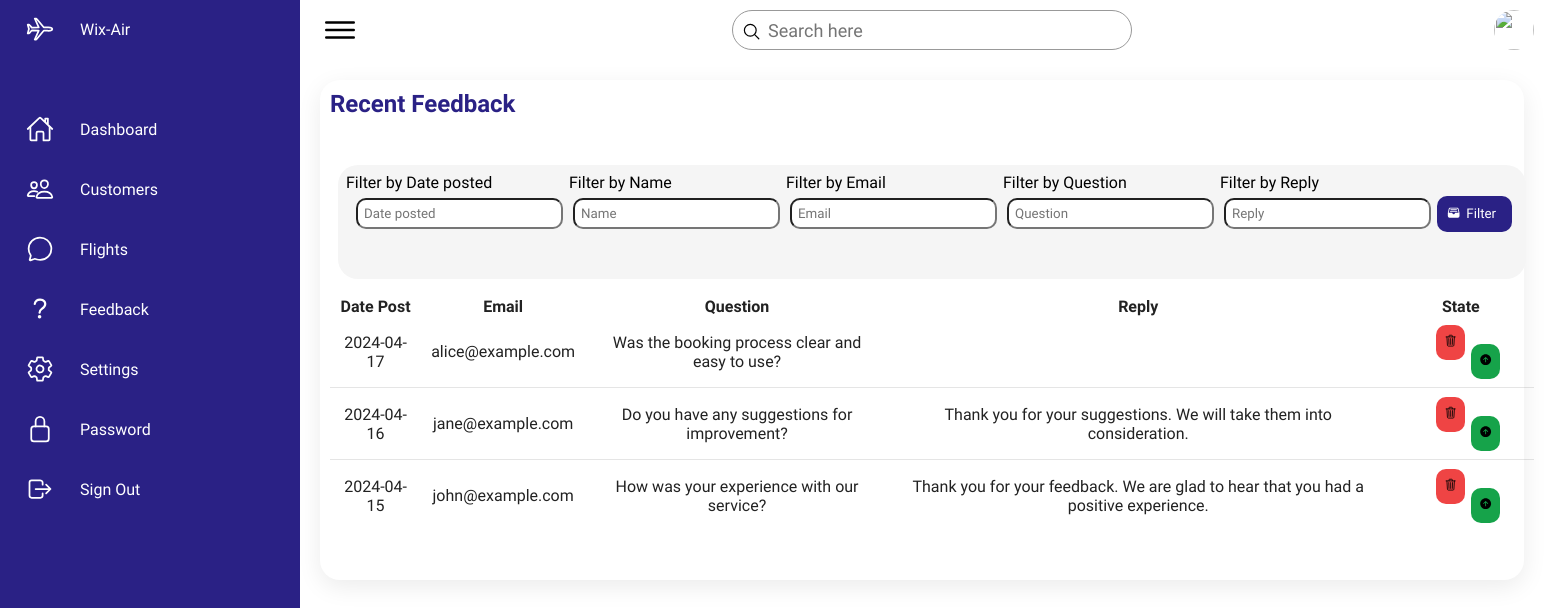
The app's page /Admin_pages/Admin/feedback/feedback.php with its own data.
### tables this page shows
CREATE TABLE feedback (
                          feedback_id INTEGER PRIMARY KEY AUTO_INCREMENT,
                          user_id INT NOT NULL,
                          email VARCHAR(30),
                          question VARCHAR(500) NOT NULL,
                          post_date DATE NOT NULL,
                          reply VARCHAR(500)
);

CREATE TABLE Registered_user
(
    User_ID INTEGER PRIMARY KEY AUTO_INCREMENT,
    Time_create TIMESTAMP DEFAULT CURRENT_TIMESTAMP,
    username VARCHAR(50) NOT NULL,
    name VARCHAR(30) NOT NULL,
    email VARCHAR(40) NOT NULL,
    password VARCHAR(40) NOT NULL,
    mobile_number VARCHAR(15) NOT NULL,
    bio VARCHAR(30),
    special_need VARCHAR(30),
    dob VARCHAR(15),
    passport VARCHAR(20),
    gender VARCHAR(10),
    city VARCHAR(30),
    postalcode VARCHAR(10),
    user_profile_img VARCHAR(255)
);

### Admin_pages/Admin/feedback/feedback.php (the view, shortened to what this page needs)
<?php
require_once("../../../php/dbconnection.php");
?>
    <!DOCTYPE html>
    <html lang="en">
    <head>
        <link rel="stylesheet" href="feedback.css">
    </head>
    <body>
    <div class="container">
        <div class="navigation">
            <ul>
                <li>
                    <a href="../Admin.php">
                    <span class="icon">
                        <ion-icon name="airplane-outline"></ion-icon>
                    </span>
                        <span class="title">Wix-Air</span>
                    </a>
                </li>
                <li>
                    <a href="../Admin.php">
                    <span class="icon">
                        <ion-icon name="home-outline"></ion-icon>
                    </span>
                        <span class="title">Dashboard</span>
                    </a>
                </li>
                <li>
                    <a href="../Customers/Customers.php">
                    <span class="icon">
                        <ion-icon name="people-outline"></ion-icon>
                    </span>
                        <span class="title">Customers</span>
                    </a>
                </li>
                <li>
                    <a href="../Flights/flight.php">
                    <span class="icon">
                        <ion-icon name="chatbubble-outline"></ion-icon>
                    </span>
                        <span class="title">Flights</span>
                    </a>
                </li>
                <li>
                    <a href="../feedback/feedback.php">
                    <span class="icon">
                        <ion-icon name="help-outline"></ion-icon>
                    </span>
                        <span class="title">Feedback</span>
                    </a>
                </li>
                <li>
                    <a href="../settings/settings.php">
                    <span class="icon">
                        <ion-icon name="settings-outline"></ion-icon>
                    </span>
                        <span class="title">Settings</span>
                    </a>
                </li>
                <li>
                    <a href="../password/password.php">
                    <span class="icon">
                        <ion-icon name="lock-closed-outline"></ion-icon>
                    </span>
                        <span class="title">Password</span>
                    </a>
                </li>
                <li>
                    <a href="../Signout/signout.php">
                    <span class="icon">
                        <ion-icon name="log-out-outline"></ion-icon>
                    </span>
                        <span class="title">Sign Out</span>
                    </a>
                </li>
            </ul>
        </div>
        <div class="main">
            <div class="topbar">
                <div class="toggle">
                    <ion-icon name="menu-outline"></ion-icon>
                </div>
                <div class="search">
                    <label>
                        <input type="text" placeholder="Search here">
                        <ion-icon name="search-outline"></ion-icon>
                    </label>
                </div>
                <div class="user">
                    <img src="assets/imgs/customer01.jpg" alt="">
                </div>
            </div>
            <div class="details">
                <div class="recentflights">
                    <div class="cardHeader">
                        <h2>Recent Feedback</h2>
                    </div>
                    <div id="filter_tab_div">
                        <div>
                            <div class="input1">
                                <label>Filter by Date posted</label>
                            </div>
                            <input id="Des" type="text" placeholder="Date posted">
                        </div>
                        <div>
                            <div class="input">
                                <label>Filter by Name</label>
                            </div>
                            <input id="Des2" type="text" placeholder="Name">
                        </div>
                        <div>
                            <div class="input">
                                <label>Filter by Email</label>
                            </div>
                            <input id="Des3" type="text" placeholder="Email">
                        </div>
                        <div>
                            <div class="input">
                                <label>Filter by Question</label>
                            </div>
                            <input id="Des4" type="text" placeholder="Question">
                        </div>
                        <div>
                            <div class="input">
                                <label>Filter by Reply</label>
                            </div>
                            <input id="Des5"type="text" placeholder="Reply">
                        </div>
                        <div>
                            <button id="fil_btn" onclick="filterTable()"><span><ion-icon name="file-tray-full"></ion-icon></span><span>Filter</span></button>
                        </div>
                    </div>
                    <?php
                    $sql = "SELECT f.*, u.username, u.email,u.name
                        FROM feedback f
                        JOIN registered_user u ON f.user_id = u.user_id
                        ORDER BY f.post_date DESC";
                    $result = mysqli_query($conn, $sql);
                    echo '<table id="FeedbackTable">
    <thead>
        <tr>
            <th>Date Post</th>
            <th>Email</th>
            <th>Question</th>
            <th>Reply</th>
            <th>State</th>
        </tr>
    </thead>
    <tbody>';
                    while ($row = mysqli_fetch_assoc($result)) {
                        echo '<tr>
        <td>' . $row['post_date'] . '</td>
        <td>' . $row['email'] . '</td>
        <td>' . $row['question'] . '</td>
        <td>' . $row['reply'] . '</td>
        <td>
            <span id="del">
                <button id="row_btn" onclick="deleteFeedback(' . $row['feedback_id'] . ')">
                    <ion-icon style="color:black" name="trash-outline"></ion-icon>
                </button>
            </span>
            <span id="upd">
                <button id="row_btn" onclick="AddReply(' . $row['feedback_id'] . ')">
                <ion-icon style="color:black;" name="arrow-up-circle"></ion-icon>
                </button>
            </span>
        </td>
    </tr>';
                    }
                    echo '</tbody></table>';
                    ?>
                    <form action="handlers/addfeedback.php" id="form_sec" method="post">
                    </form>
                </div>
            </div>
        </div>
    </div>
    </body>
    </html>

### Admin_pages/Admin/feedback/feedback.css (style rules this page uses)
* { font-family: "Ubuntu", sans-serif; margin: 0; padding: 0; box-sizing: border-box; }
:root { --blue: #2a2185; --white: #fff; --gray: #f5f5f5; --black1: #222; --black2: #999; --blue2:#38bdf8; --hover:#2563eb; --red:#ef4444; --green:#16a34a; --shadered:#fca5a5; --shadegreen:#86efac; }
body { min-height: 100vh; overflow-x: hidden; }
.container { position: relative; width: 100%; }
.navigation { position: fixed; width: 300px; height: 100%; background: var(--blue); border-left: 10px solid var(--blue); transition: 0.5s; overflow: hidden; }
.navigation ul { position: absolute; top: 0; left: 0; width: 100%; }
.navigation ul li { position: relative; width: 100%; list-style: none; border-top-left-radius: 30px; border-bottom-left-radius: 30px; }
.navigation ul li:nth-child(1) { margin-bottom: 40px; pointer-events: none; }
.navigation ul li a { position: relative; display: block; width: 100%; display: flex; text-decoration: none; color: var(--white); }
.navigation ul li a .icon { position: relative; display: block; min-width: 60px; height: 60px; line-height: 75px; text-align: center; }
.navigation ul li a .icon ion-icon { font-size: 1.75rem; }
.navigation ul li a .title { position: relative; display: block; padding: 0 10px; height: 60px; line-height: 60px; text-align: start; white-space: nowrap; }
.main { position: absolute; width: calc(100% - 300px); left: 300px; min-height: 100vh; background: var(--white); transition: 0.5s; }
.topbar { width: 100%; height: 60px; display: flex; justify-content: space-between; align-items: center; padding: 0 10px; }
.toggle { position: relative; width: 60px; height: 60px; display: flex; justify-content: center; align-items: center; font-size: 2.5rem; cursor: pointer; }
.search { position: relative; width: 400px; margin: 0 10px; }
.search label { position: relative; width: 100%; }
.search label input { width: 100%; height: 40px; border-radius: 40px; padding: 5px 20px; padding-left: 35px; font-size: 18px; outline: none; border: 1px solid var(--black2); }
.search label ion-icon { position: absolute; top: 0; left: 10px; font-size: 1.2rem; }
.user { position: relative; width: 40px; height: 40px; border-radius: 50%; overflow: hidden; cursor: pointer; }
.user img { position: absolute; top: 0; left: 0; width: 100%; height: 100%; object-fit: cover; }
.details { position: relative; width: 100%; padding: 20px; display: inline-block; grid-template-columns: 2fr 1fr; grid-gap: 30px; }
.details .recentflights { position: relative; display: grid; min-height: 500px; background: var(--white); padding: 10px; box-shadow: 0 7px 25px rgba(0, 0, 0, 0.08); border-radius: 20px; }
.details .cardHeader { display: flex; justify-content: space-between; align-items: flex-start; }
.cardHeader h2 { font-weight: 600; color: var(--blue); }
#fil_btn span { margin-right:6px; }
#fil_btn { display: flex; flex-direction: row; padding:10px; margin-top:23px; margin-left:6px; margin-right:6px; border-radius: 10px; background-color: var(--blue); color:var(--white); border:none; outline:none; }
.details table { width: 100%; border-collapse: collapse; margin-top: 10px; }
.details .recentflights table tr { color: var(--black1); border-bottom: 1px solid rgba(0, 0, 0, 0.1); }
.details .recentflights table tr:last-child { border-bottom: none; }
.details .recentflights table tr td { padding: 10px; }
.details .recentflights table tr td:last-child { text-align: center; }
.recentflights table tr td { text-align: center; }
.details .recentflights table tr td:nth-child(2) { text-align: center; }
.details .recentflights table tr td:nth-child(3) { text-align: center; }
#del { background-color: var(--red); padding:8px; border-radius: 10px; margin-right:20px; }
#row_btn { background-color: transparent; border:none; }
#upd { background-color: var(--green); padding:8px; margin-left:50px; border-radius: 10px; }
#filter_tab_div { display: flex; background-color: var(--gray); margin:8px; padding:8px; border-radius: 20px; }
#filter_tab_div input { margin-left: 10px; margin-top:6px; padding:6px; border-radius: 10px; }
.input { margin-left:6px; }

### records on screen
feedback: post_date "2024-04-17", user.email "alice@example.com", question "Was the booking process clear and easy to use?"
feedback: post_date "2024-04-16", user.email "jane@example.com", question "Do you have any suggestions for improvement?", reply "Thank you for your suggestions. We will take them into consideration."
feedback: post_date "2024-04-15", user.email "john@example.com", question "How was your experience with our service?", reply "Thank you for your feedback. We are glad to hear that you had a positive experience."
